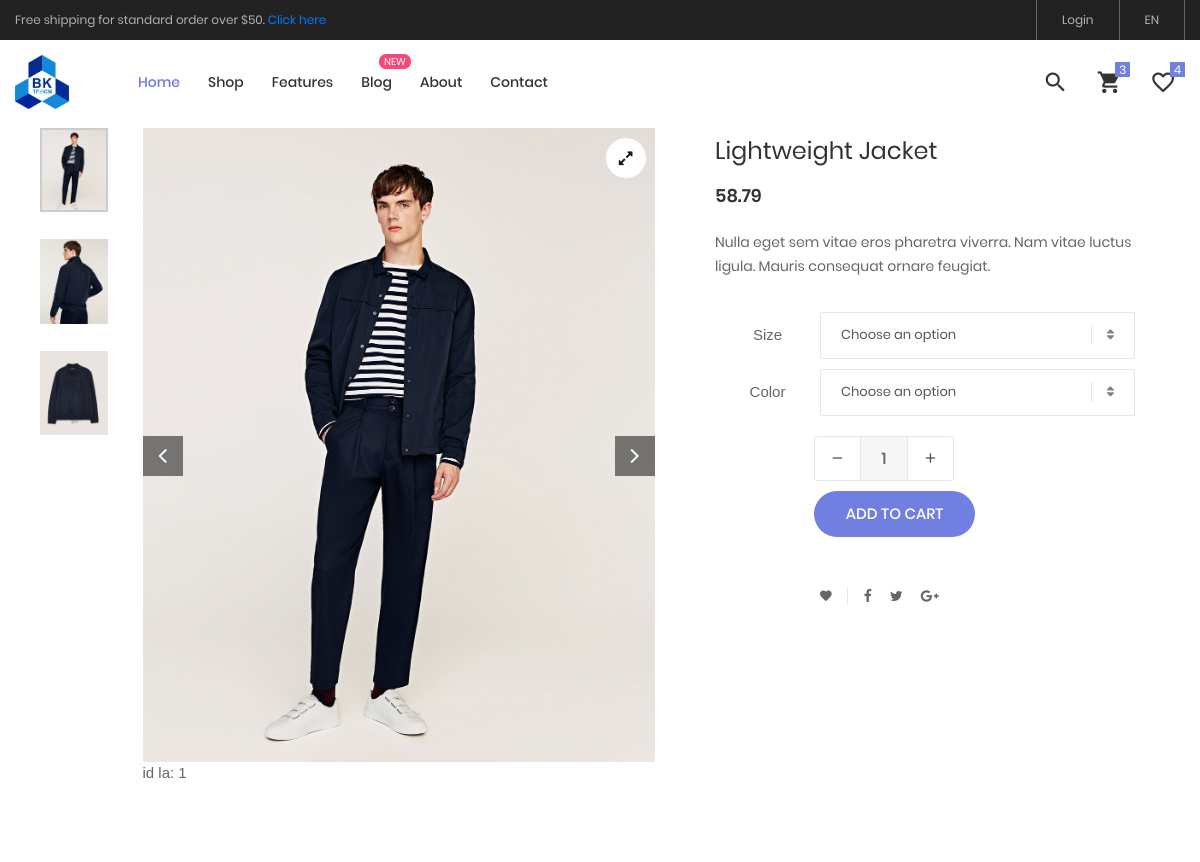
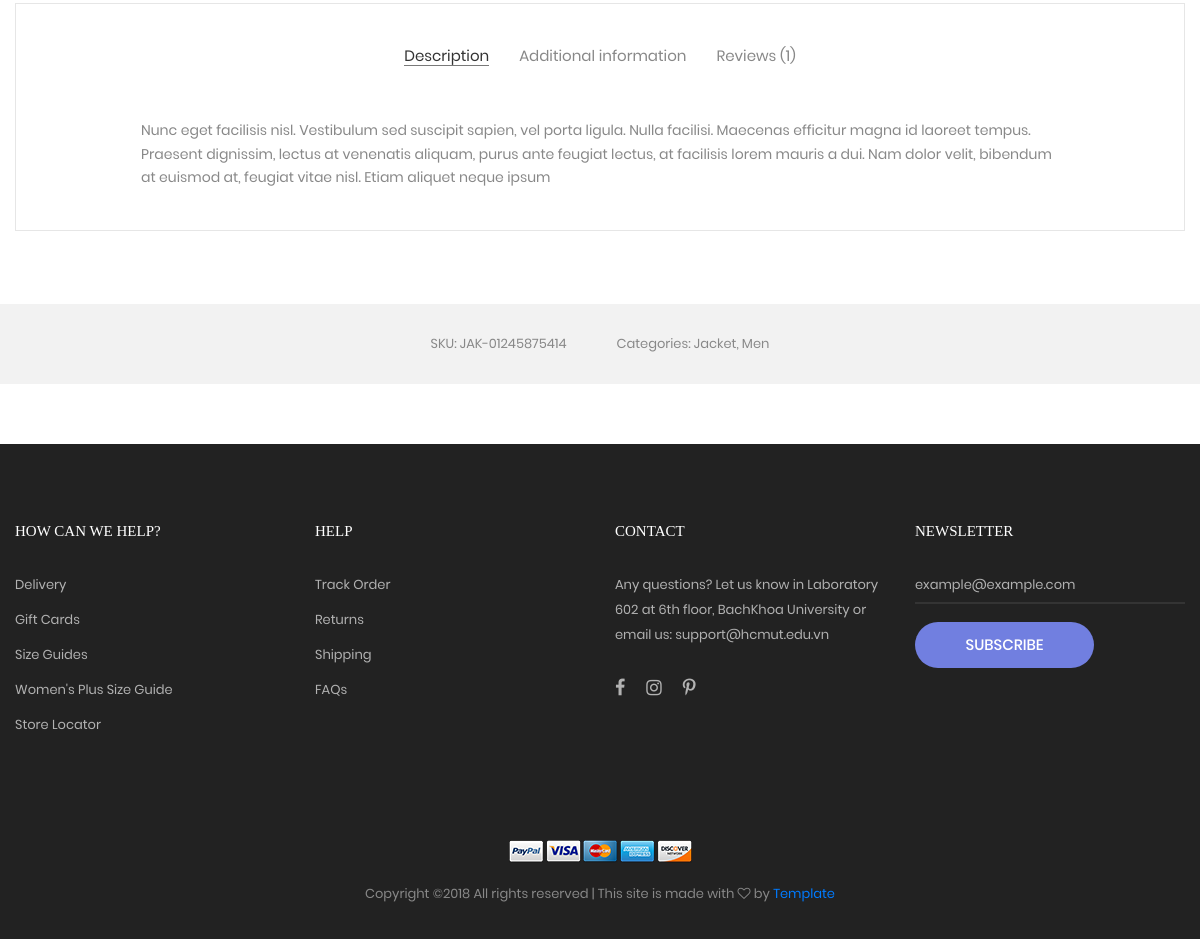
Screenshot of /product.php?id=1 with the database file from the repository (2 pictures, top to bottom).
### tables this page shows
CREATE TABLE `product_images` (
  `id` int(11) NOT NULL,
  `product_id` int(11) NOT NULL,
  `name` varchar(512) NOT NULL,
  `created` datetime NOT NULL,
  `modified` timestamp NOT NULL DEFAULT CURRENT_TIMESTAMP ON UPDATE CURRENT_TIMESTAMP
);

CREATE TABLE `products` (
  `id` int(11) NOT NULL,
  `name` varchar(512) NOT NULL,
  `description` text NOT NULL,
  `price` decimal(10,2) NOT NULL,
  `kind` varchar(20) DEFAULT NULL,
  `created` datetime NOT NULL,
  `modified` timestamp NOT NULL DEFAULT CURRENT_TIMESTAMP
);

### objects/product_image.php (called while the page is built, shortened)
<?php
class ProductImage{
    private $conn;
    private $table_name = "product_images";
    public $product_id;
    public function __construct($db){
        $this->conn = $db;
    }
    function readByProductId(){
        $query = "SELECT id, product_id, name
                FROM " . $this->table_name . "
                WHERE product_id = ?
                ORDER BY name ASC";
        $stmt = $this->conn->prepare( $query );
        $this->product_id=htmlspecialchars(strip_tags($this->product_id));
        $stmt->bindParam(1, $this->product_id);
        $stmt->execute();
        return $stmt;
    }
}
?>

### objects/product.php (called while the page is built, shortened)
<?php
class Product{
    private $conn;
    private $table_name = "products";
    public $id;
    public function __construct($db){
        $this->conn = $db;
    }
    function readOne(){
        $query = "SELECT
                    name, description, price
                FROM
                    " . $this->table_name . "
                WHERE
                    id = ?
                LIMIT
                    0,1";
        $stmt = $this->conn->prepare( $query );
        $this->id=htmlspecialchars(strip_tags($this->id));
        $stmt->bindParam(1, $this->id);
        $stmt->execute();
        $row = $stmt->fetch(PDO::FETCH_ASSOC);
        $this->name = $row['name'];
        $this->description = $row['description'];
        $this->price = $row['price'];
    }
}
?>

### product.php (the view, shortened to what this page needs)
<?php
include 'layout_head.php';
include 'navigation.php';
include_once "objects/product.php";
include_once "objects/product_image.php";
$database = new Database();
$db = $database->getConnection();
$product = new Product($db);
$product_image = new ProductImage($db);
$id_product = isset($_GET['id']) ? $_GET['id'] : die('ERROR: missing ID.');
$product->id = $id_product;
$product->readOne();
?>
<div class="container">
	<div class="bread-crumb flex-w p-l-25">
	</div>
</div>
<section class="sec-product-detail bg0 p-t-65 p-b-60">
	<div class="container">
		<div class="row">
			<div class="col-md-6 col-lg-7 p-b-30">
				<div class="p-l-25 p-r-30 p-lr-0-lg">
					<div class="wrap-slick3 flex-sb flex-w">
						<div class="wrap-slick3-dots"></div>
						<div class="slick3 gallery-lb">
							<?php
									$product_image->product_id = $id_product;
									$stmt_product_image = $product_image->readByProductId();
									$num_product_image = $stmt_product_image->rowCount();
									if($num_product_image>0){
							        while ($row = $stmt_product_image->fetch(PDO::FETCH_ASSOC)){
							            $product_image_name = $row['name'];
							            $source="images/{$product_image_name}";
							            echo '<div class="item-slick3" data-thumb="'.$source.'">';
										echo '<div class="wrap-pic-w pos-relative">';
										echo '<img src="'.$source.'" alt="IMG-PRODUCT">';
										echo '<a class="flex-c-m size-108 how-pos1 bor0 fs-16 cl10 bg0 hov-btn3 trans-04" href="images/product-detail-01.jpg">';
										echo '<i class="fa fa-expand"></i>';
										echo '</a>';
										echo '</div>';
										echo '</div>';
									}
									echo "id la: ".$product->id;
							    }else{ echo "No images."; }
								?>
						</div>
					</div>
				</div>
			</div>
			<div class="col-md-6 col-lg-5 p-b-30">
				<div class="p-r-50 p-t-5 p-lr-0-lg">
					<h4 class="mtext-105 cl2 js-name-detail p-b-14">
						<?php echo $product->name; ?>
					</h4>
					<span class="mtext-106 cl2">
						<?php echo $product->price; ?>
					</span>
					<p class="stext-102 cl3 p-t-23">
						<?php echo html_entity_decode($product->description); ?>
					</p>
					<div class="p-t-33">
						<div class="flex-w flex-r-m p-b-10">
							<div class="size-203 flex-c-m respon6">
								Size
							</div>
							<div class="size-204 respon6-next">
								<div class="rs1-select2 bor8 bg0">
								</div>
							</div>
						</div>
						<div class="flex-w flex-r-m p-b-10">
							<div class="size-203 flex-c-m respon6">
								Color
							</div>
							<div class="size-204 respon6-next">
								<div class="rs1-select2 bor8 bg0">
								</div>
							</div>
						</div>
						<div class="flex-w flex-r-m p-b-10">
							<form name="form" action="add_to_cart.php" method="GET">
								<div class="size-204 flex-w flex-m respon6-next">
									<div class="wrap-num-product flex-w m-r-20 m-tb-10">
										<div class="btn-num-product-down cl8 hov-btn3 trans-04 flex-c-m">
											<i class="fs-16 zmdi zmdi-minus"></i>
										</div>
										<input class="mtext-104 cl3 txt-center num-product" type="number" name="quantity" value="1">
										<div class="btn-num-product-up cl8 hov-btn3 trans-04 flex-c-m">
											<i class="fs-16 zmdi zmdi-plus"></i>
										</div>
									</div>
									<button type="submit" class="flex-c-m stext-101 cl0 size-101 bg1 bor1 hov-btn1 p-lr-15 trans-04">
										Add to cart
									</button>
								</div>
							</form>
						</div>
					</div>
					<div class="flex-w flex-m p-l-100 p-t-40 respon7">
						<div class="flex-m bor9 p-r-10 m-r-11">
							<a href="#" class="fs-14 cl3 hov-cl1 trans-04 lh-10 p-lr-5 p-tb-2 js-addwish-detail tooltip100" data-tooltip="Add to Wishlist">
								<i class="zmdi zmdi-favorite"></i>
							</a>
						</div>
						<a href="#" class="fs-14 cl3 hov-cl1 trans-04 lh-10 p-lr-5 p-tb-2 m-r-8 tooltip100" data-tooltip="Facebook">
							<i class="fa fa-facebook"></i>
						</a>
						<a href="#" class="fs-14 cl3 hov-cl1 trans-04 lh-10 p-lr-5 p-tb-2 m-r-8 tooltip100" data-tooltip="Twitter">
							<i class="fa fa-twitter"></i>
						</a>
						<a href="#" class="fs-14 cl3 hov-cl1 trans-04 lh-10 p-lr-5 p-tb-2 m-r-8 tooltip100" data-tooltip="Google Plus">
							<i class="fa fa-google-plus"></i>
						</a>
					</div>
				</div>
			</div>
		</div>
		<div class="bor10 m-t-50 p-t-43 p-b-40">
			<div class="tab01">
				<ul class="nav nav-tabs" role="tablist">
					<li class="nav-item p-b-10">
						<a class="nav-link active" data-toggle="tab" href="#description" role="tab">Description</a>
					</li>
					<li class="nav-item p-b-10">
						<a class="nav-link" data-toggle="tab" href="#information" role="tab">Additional information</a>
					</li>
					<li class="nav-item p-b-10">
						<a class="nav-link" data-toggle="tab" href="#reviews" role="tab">Reviews (1)</a>
					</li>
				</ul>
				<div class="tab-content p-t-43">
					<div class="tab-pane fade show active" id="description" role="tabpanel">
						<div class="how-pos2 p-lr-15-md">
							<p class="stext-102 cl6">
								Nunc eget facilisis nisl. Vestibulum sed suscipit sapien, vel porta ligula. Nulla facilisi. Maecenas efficitur
								magna id laoreet tempus. Praesent dignissim, lectus at venenatis aliquam, purus ante feugiat lectus, at
								facilisis lorem mauris a dui. Nam dolor velit, bibendum at euismod at, feugiat vitae nisl. Etiam aliquet neque
								ipsum
							</p>
						</div>
					</div>
				</div>
			</div>
		</div>
	</div>
	<div class="bg6 flex-c-m flex-w size-302 m-t-73 p-tb-15">
		<span class="stext-107 cl6 p-lr-25">
			SKU: JAK-01245875414
		</span>
		<span class="stext-107 cl6 p-lr-25">
			Categories: Jacket, Men
		</span>
	</div>
</section>
<?php include 'layout_foot.php' ?>

### css/main.css (style rules this page uses)
.container { max-width: 1380px; }
@media (max-width: 1600px) { .container { max-width: 1200px; } }
.slick-slide { outline: none !important; }
.wrap-slick3 { position: relative; }
.wrap-slick3-dots { width: 11.111111%; }
.slick3 { width: 83.333333%; }
.tab01 .nav-tabs { display: -webkit-box; display: -webkit-flex; display: -moz-box; display: -ms-flexbox; display: flex; flex-wrap: wrap; justify-content: center; align-items: center; border: none; }
.tab01 .nav-tabs .nav-item { margin: 0px 15px; }
.tab01 .nav-link { font-family: Poppins-Regular; font-size: 15px; color: #888; line-height: 1.2; padding: 0; border-radius: 0px; border: none; border-bottom: 1px solid transparent; -webkit-transition: all 0.4s; -o-transition: all 0.4s; -moz-transition: all 0.4s; transition: all 0.4s; }
.tab01 .nav-link.active { color: #333; border-color: #797979; }
.wrap-num-product { width: 140px; height: 45px; border: 1px solid #e6e6e6; border-radius: 3px; overflow: hidden; }
.btn-num-product-up, .btn-num-product-down { width: 45px; height: 100%; cursor: pointer; }
.num-product { width: calc(100% - 90px); height: 100%; border-left: 1px solid #e6e6e6; border-right: 1px solid #e6e6e6; background-color: #f7f7f7; }
input.num-product { -moz-appearance: textfield; appearance: none; -webkit-appearance: none; }
.tooltip100 { position: relative; }
.tooltip100::after { content: attr(data-tooltip); font-family: Poppins-Regular; font-size: 12px; color: #888; line-height: 18px; white-space: nowrap; display: block; position: absolute; background: #fff; border: 1px solid #ccc; height: 20px; padding: 0px 8px; top: -35px; left: 50%; -webkit-transform: translateX(-50%); -moz-transform: translateX(-50%); -ms-transform: translateX(-50%); -o-transform: translateX(-50%); transform: translateX(-50%); box-shadow: 0 3px 6px 0px rgba(0,0,0,0.18); -moz-box-shadow: 0 3px 6px 0px rgba(0,0,0,0.18); -webkit-box-shadow: 0 3px 6px 0px rgba(0,0,0,0.18); -o-box-shadow: 0 3px 6px 0px rgba(0,0,0,0.18); -ms-box-shadow: 0 3px 6px 0px rgba(0,0,0,0.18); -webkit-transition: all 0.2s; -o-transition: all 0.2s; -moz-transition: all 0.2s; transition: all 0.2s; visibility: hidden; opacity: 0; }
.cl0 { color: #fff; }
.cl2 { color: #333; }
.cl3 { color: #666; }
.cl6 { color: #888; }
.cl8 { color: #555; }
.cl10 { color: #1d1d1d; }
.stext-101 { font-family: Poppins-Medium; font-size: 15px; line-height: 1.466667; text-transform: uppercase; }
.stext-102 { font-family: Poppins-Regular; font-size: 14px; line-height: 1.7; }
.stext-107 { font-family: Poppins-Regular; font-size: 13px; line-height: 1.923; }
.mtext-104 { font-family: Poppins-Medium; font-size: 16px; line-height: 1.6; }
.mtext-105 { font-family: Poppins-Regular; font-size: 24px; line-height: 1.5; }
.mtext-106 { font-family: Poppins-SemiBold; font-size: 18px; line-height: 1.388888; }
.size-101 { min-width: 161px; height: 46px; }
.size-108 { width: 40px; height: 40px; }
.size-203 { width: 105px; }
.size-204 { width: calc(100% - 105px); }
.size-302 { min-height: 80px; }
.bg0 { background-color: #fff; }
.bg1 { background-color: #717fe0; }
.bg6 { background-color: #f2f2f2; }
.bor0 { border-radius: 50%; }
.bor1 { border-radius: 23px; }
.bor8 { border: 1px solid #e6e6e6; border-radius: 2px; }
.bor9 { border-right: 1px solid #e6e6e6; }
.bor10 { border: 1px solid #e6e6e6; }
.how-pos1 { position: absolute; top: 10px; right: 10px; }
.how-pos2 { padding-left: 10.7%; padding-right: 11%; }

### rows the page displays
product_images: name (picture)
products: name "Lightweight Jacket", price "58.79", description "Nulla eget sem vitae eros pharetra viverra. Nam vitae luctus ligula. Mauris consequat ornare feugiat."

### other values shown
$product->id "1"
